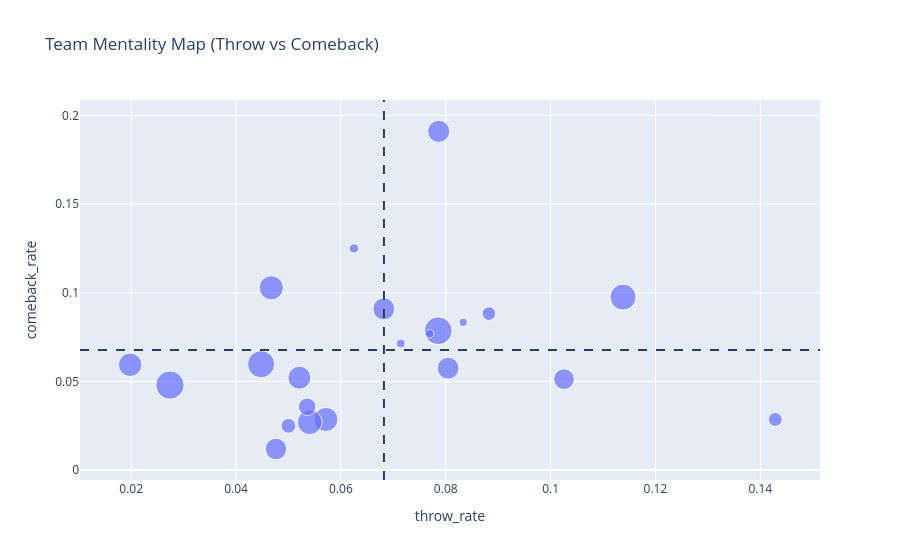

The cell this chart's notebook holds for it:
### Code cell
# # Scatter plot: Throw vs Comeback

fig = px.scatter(
    mental,
    x="throw_rate",
    y="comeback_rate",
    hover_name="team_name",
    size="total_matches",
    title="Team Mentality Map (Throw vs Comeback)"
)
fig.add_hline(y=mental["comeback_rate"].mean(), line_dash="dash")
fig.add_vline(x=mental["throw_rate"].mean(), line_dash="dash")
fig.show()

### Figure 1 — Plotly figure (JSON) as saved in the notebook; plotly's stock layout.template omitted (floating-point values rounded to 4 significant figures)
{"data": [{"hovertemplate": "<b>%{hovertext}</b><br><br>throw_rate=%{x}<br>comeback_rate=%{y}<br>total_matches=%{marker.size}<extra></extra>", "hovertext": ["Natus Vincere", "Team Falcons", "Team Spirit", "Tundra Esports", "Aurora Gaming", "Team Liquid", "MOUZ", "Xtreme Gaming", "PARIVISION", "HEROIC", "Yakult Brothers", "Team Yandex", "BetBoom Team", "Nigma Galaxy", "GamerLegion", "Team Nemesis", "Pipsqueak+4", "Execration", "OG", "Team Tidebound", "paiN Gaming", "Vici Gaming"], "legendgroup": "", "marker": {"color": "#636efa", "size": [89, 123, 107, 140, 88, 134, 146, 101, 87, 96, 78, 105, 111, 34, 56, 16, 14, 40, 84, 35, 13, 12], "sizemode": "area", "sizeref": 0.365, "symbol": "circle"}, "mode": "markers", "name": "", "orientation": "v", "showlegend": false, "type": "scatter", "x": [0.07865, 0.1138, 0.04673, 0.07857, 0.06818, 0.04478, 0.0274, 0.0198, 0.08046, 0.05208, 0.1026, 0.05714, 0.05405, 0.08824, 0.05357, 0.0625, 0.07143, 0.05, 0.04762, 0.1429, 0.07692, 0.08333], "xaxis": "x", "y": [0.191, 0.09756, 0.1028, 0.07857, 0.09091, 0.0597, 0.04795, 0.05941, 0.05747, 0.05208, 0.05128, 0.02857, 0.02703, 0.08824, 0.03571, 0.125, 0.07143, 0.025, 0.0119, 0.02857, 0.07692, 0.08333], "yaxis": "y"}], "layout": {"legend": {"itemsizing": "constant", "tracegroupgap": 0}, "shapes": [{"line": {"dash": "dash"}, "type": "line", "x0": 0, "x1": 1, "xref": "x domain", "y0": 0.06775, "y1": 0.06775, "yref": "y"}, {"line": {"dash": "dash"}, "type": "line", "x0": 0.06821, "x1": 0.06821, "xref": "x", "y0": 0, "y1": 1, "yref": "y domain"}], "title": {"text": "Team Mentality Map (Throw vs Comeback)"}, "xaxis": {"anchor": "y", "domain": [0, 1], "title": {"text": "throw_rate"}}, "yaxis": {"anchor": "x", "domain": [0, 1], "title": {"text": "comeback_rate"}}}}
